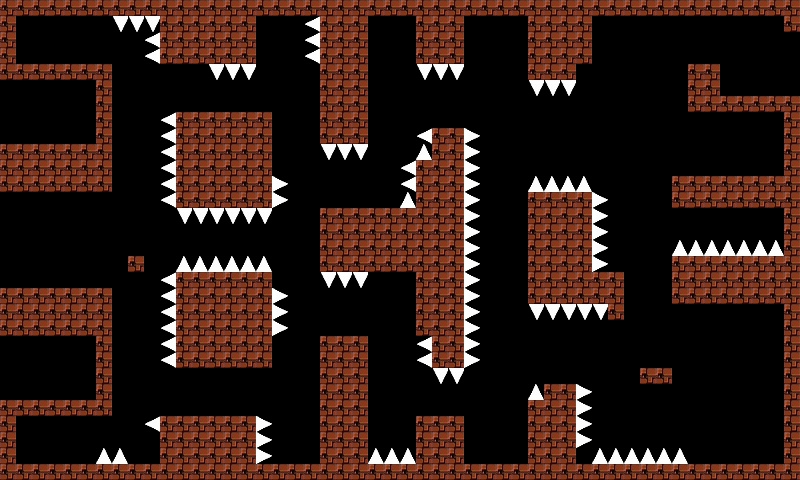

This game map was drawn from its Tiled (.tmx) file and the tilesets committed beside it. A one-line description and the trimmed map source follow:
An orthogonal 50x30 tile map with 16x16 px tiles, 1 tile layer (TileLayer), 2 tilesets and 44 objects (Save1, Save0, Save2, Save4, Save5, ...).

<map version="1.0" tiledversion="1.0.2" orientation="orthogonal" renderorder="right-down" width="50" height="30" tilewidth="16" tileheight="16" nextobjectid="45">
 <tileset firstgid="1" source="untitled2.tsx" />
 <tileset firstgid="9" source="untitled2.tsx" />
 <layer name="TileLayer" width="50" height="30">
  <data>[1500 cells, 660 non-empty, 5 distinct tile ids]</data>
 </layer>
 <objectgroup name="SavePoint">
  <object id="1" name="Save1" x="44.6667" y="36" />
  <object id="2" name="Save0" x="25.3333" y="244.667" />
  <object id="3" name="Save2" x="42.6667" y="430" />
  <object id="4" name="Save4" x="481.334" y="441.334" />
  <object id="5" name="Save5" x="750.667" y="416" />
  <object id="6" name="Save3" x="446" y="94" />
  <object id="7" name="Save6" x="752.667" y="137.333" />
 </objectgroup>
 <objectgroup name="Jump">
  <object id="8" name="jump0" x="134" y="213.334" />
  <object id="9" name="jump1" x="124" y="54.6667" />
  <object id="10" name="jump2" x="128.667" y="383.333" />
  <object id="11" name="jump5" x="300.667" y="352.667" />
  <object id="12" name="jump4" x="287.334" y="382.666" />
  <object id="13" name="jump7" x="395.333" y="398.667" />
  <object id="14" name="jump9" x="604.667" y="360" />
  <object id="15" name="jump11" x="650" y="285.333" />
  <object id="16" name="jump15" x="650" y="35.3333" />
  <object id="17" name="jump12" x="668.667" y="142" />
  <object id="18" name="jump13" x="638.667" y="106.667" />
  <object id="19" name="jump10" x="701.333" y="371.333" />
  <object id="20" name="jump6" x="377.333" y="176" />
  <object id="21" name="jump3" x="302.667" y="168.667" />
  <object id="22" name="jump8" x="541.333" y="138" />
  <object id="23" name="jump14" x="594.667" y="107.333" />
  <object id="24" name="jump16" x="134.667" y="142" />
 </objectgroup>
 <objectgroup name="Float">
  <object id="25" name="float1" x="128" y="240.667" />
  <object id="26" name="float2" x="124" y="418" />
  <object id="27" name="float4" x="298.667" y="424" />
  <object id="28" name="float5" x="394" y="331.333" />
  <object id="29" name="float3" x="297.333" y="97.3333" />
  <object id="30" name="float0" x="136" y="102.667" />
  <object id="31" name="float6" x="498" y="111.333" />
  <object id="32" name="float7" x="580" y="132.667" />
  <object id="33" name="float13" x="649.333" y="128.667" />
  <object id="34" name="float14" x="652" y="68" />
  <object id="35" name="float9" x="726.667" y="416" />
  <object id="36" name="float8" x="513.333" y="424.667" />
  <object id="37" name="float10" x="651.333" y="327.333" />
  <object id="38" name="float11" x="633.333" y="238" />
  <object id="39" name="float12" x="650" y="204.667" />
  <object id="43" name="float15" x="134.667" y="176.667" />
  <object id="44" name="float16" x="396" y="144.667" />
 </objectgroup>
 <objectgroup name="SpawnPos">
  <object id="40" name="Hero_Spawn" x="728.667" y="67.9996" width="21.3333" height="26" />
  <object id="42" name="PacMan_Spawn" x="504" y="257.333" />
 </objectgroup>
 <objectgroup name="Map_Replace">
  <object id="41" name="NextStage" x="784.667" y="46.6667" width="13.3333" height="50" />
 </objectgroup>
</map>